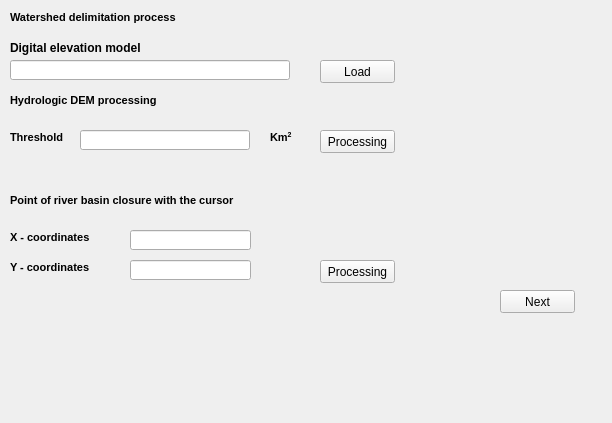
            <widget class="QWidget" name="page_2">
             <property name="geometry">
              <rect>
               <x>0</x>
               <y>0</y>
               <width>612</width>
               <height>423</height>
              </rect>
             </property>
             <attribute name="label">
              <string>Step 2 - Delimitation Basin</string>
             </attribute>
             <widget class="QLineEdit" name="Path_Dem">
              <property name="geometry">
               <rect>
                <x>10</x>
                <y>60</y>
                <width>280</width>
                <height>20</height>
               </rect>
              </property>
             </widget>
             <widget class="QPushButton" name="Button_Load_Dem">
              <property name="geometry">
               <rect>
                <x>320</x>
                <y>60</y>
                <width>75</width>
                <height>23</height>
               </rect>
              </property>
              <property name="text">
               <string>Load</string>
              </property>
             </widget>
             <widget class="QLabel" name="label_6">
              <property name="geometry">
               <rect>
                <x>10</x>
                <y>40</y>
                <width>191</width>
                <height>16</height>
               </rect>
              </property>
              <property name="text">
               <string>&lt;html&gt;&lt;head/&gt;&lt;body&gt;&lt;p&gt;&lt;span style=&quot; font-weight:600;&quot;&gt;Digital elevation model&lt;/span&gt;&lt;/p&gt;&lt;/body&gt;&lt;/html&gt;</string>
              </property>
             </widget>
             <widget class="QLabel" name="label_7">
              <property name="geometry">
               <rect>
                <x>10</x>
                <y>10</y>
                <width>351</width>
                <height>16</height>
               </rect>
              </property>
              <property name="font">
               <font>
                <pointsize>8</pointsize>
                <weight>75</weight>
                <bold>true</bold>
               </font>
              </property>
              <property name="text">
               <string>&lt;html&gt;&lt;head/&gt;&lt;body&gt;&lt;p&gt;Watershed delimitation process&lt;/p&gt;&lt;/body&gt;&lt;/html&gt;</string>
              </property>
             </widget>
             <widget class="QLabel" name="label_9">
              <property name="geometry">
               <rect>
                <x>10</x>
                <y>260</y>
                <width>101</width>
                <height>16</height>
               </rect>
              </property>
              <property name="text">
               <string>&lt;html&gt;&lt;head/&gt;&lt;body&gt;&lt;p&gt;&lt;span style=&quot; font-size:8pt; font-weight:600;&quot;&gt;Y - coordinates&lt;/span&gt;&lt;/p&gt;&lt;/body&gt;&lt;/html&gt;</string>
              </property>
             </widget>
             <widget class="QLineEdit" name="Threshold">
              <property name="geometry">
               <rect>
                <x>80</x>
                <y>130</y>
                <width>170</width>
                <height>20</height>
               </rect>
              </property>
             </widget>
             <widget class="QLineEdit" name="Y_coor">
              <property name="geometry">
               <rect>
                <x>130</x>
                <y>260</y>
                <width>121</width>
                <height>20</height>
               </rect>
              </property>
             </widget>
             <widget class="QPushButton" name="Button_Run_Dem">
              <property name="geometry">
               <rect>
                <x>320</x>
                <y>130</y>
                <width>75</width>
                <height>23</height>
               </rect>
              </property>
              <property name="text">
               <string>Processing</string>
              </property>
             </widget>
             <widget class="QLabel" name="label_8">
              <property name="geometry">
               <rect>
                <x>10</x>
                <y>80</y>
                <width>191</width>
                <height>41</height>
               </rect>
              </property>
              <property name="font">
               <font>
                <pointsize>8</pointsize>
                <weight>75</weight>
                <bold>true</bold>
               </font>
              </property>
              <property name="text">
               <string>&lt;html&gt;&lt;head/&gt;&lt;body&gt;&lt;p&gt;Hydrologic DEM processing&lt;/p&gt;&lt;/body&gt;&lt;/html&gt;</string>
              </property>
             </widget>
             <widget class="QLabel" name="label_10">
              <property name="geometry">
               <rect>
                <x>10</x>
                <y>130</y>
                <width>71</width>
                <height>16</height>
               </rect>
              </property>
              <property name="text">
               <string>&lt;html&gt;&lt;head/&gt;&lt;body&gt;&lt;p&gt;&lt;span style=&quot; font-size:8pt; font-weight:600;&quot;&gt;Threshold&lt;/span&gt;&lt;/p&gt;&lt;/body&gt;&lt;/html&gt;</string>
              </property>
             </widget>
             <widget class="QLineEdit" name="X_coor">
              <property name="geometry">
               <rect>
                <x>130</x>
                <y>230</y>
                <width>121</width>
                <height>20</height>
               </rect>
              </property>
             </widget>
             <widget class="QLabel" name="label_11">
              <property name="geometry">
               <rect>
                <x>10</x>
                <y>180</y>
                <width>341</width>
                <height>41</height>
               </rect>
              </property>
              <property name="font">
               <font>
                <pointsize>8</pointsize>
                <weight>75</weight>
                <bold>true</bold>
               </font>
              </property>
              <property name="text">
               <string>&lt;html&gt;&lt;head/&gt;&lt;body&gt;&lt;p&gt;Point of river basin closure with the cursor&lt;/p&gt;&lt;/body&gt;&lt;/html&gt;</string>
              </property>
             </widget>
             <widget class="QLabel" name="label_12">
              <property name="geometry">
               <rect>
                <x>10</x>
                <y>230</y>
                <width>101</width>
                <height>16</height>
               </rect>
              </property>
              <property name="text">
               <string>&lt;html&gt;&lt;head/&gt;&lt;body&gt;&lt;p&gt;&lt;span style=&quot; font-size:8pt; font-weight:600;&quot;&gt;X - coordinates&lt;/span&gt;&lt;/p&gt;&lt;/body&gt;&lt;/html&gt;</string>
              </property>
             </widget>
             <widget class="QLabel" name="label_13">
              <property name="geometry">
               <rect>
                <x>270</x>
                <y>130</y>
                <width>41</width>
                <height>16</height>
               </rect>
              </property>
              <property name="text">
               <string>&lt;html&gt;&lt;head/&gt;&lt;body&gt;&lt;p&gt;&lt;span style=&quot; font-size:8pt; font-weight:600;&quot;&gt;Km&lt;/span&gt;&lt;span style=&quot; font-size:8pt; font-weight:600; vertical-align:super;&quot;&gt;2&lt;/span&gt;&lt;/p&gt;&lt;/body&gt;&lt;/html&gt;</string>
              </property>
             </widget>
             <widget class="QPushButton" name="Button_Run_Basin">
              <property name="geometry">
               <rect>
                <x>320</x>
                <y>260</y>
                <width>75</width>
                <height>23</height>
               </rect>
              </property>
              <property name="text">
               <string>Processing</string>
              </property>
             </widget>
             <widget class="QPushButton" name="Button_Step_2">
              <property name="geometry">
               <rect>
                <x>500</x>
                <y>290</y>
                <width>75</width>
                <height>23</height>
               </rect>
              </property>
              <property name="text">
               <string>Next</string>
              </property>
             </widget>
            </widget>
